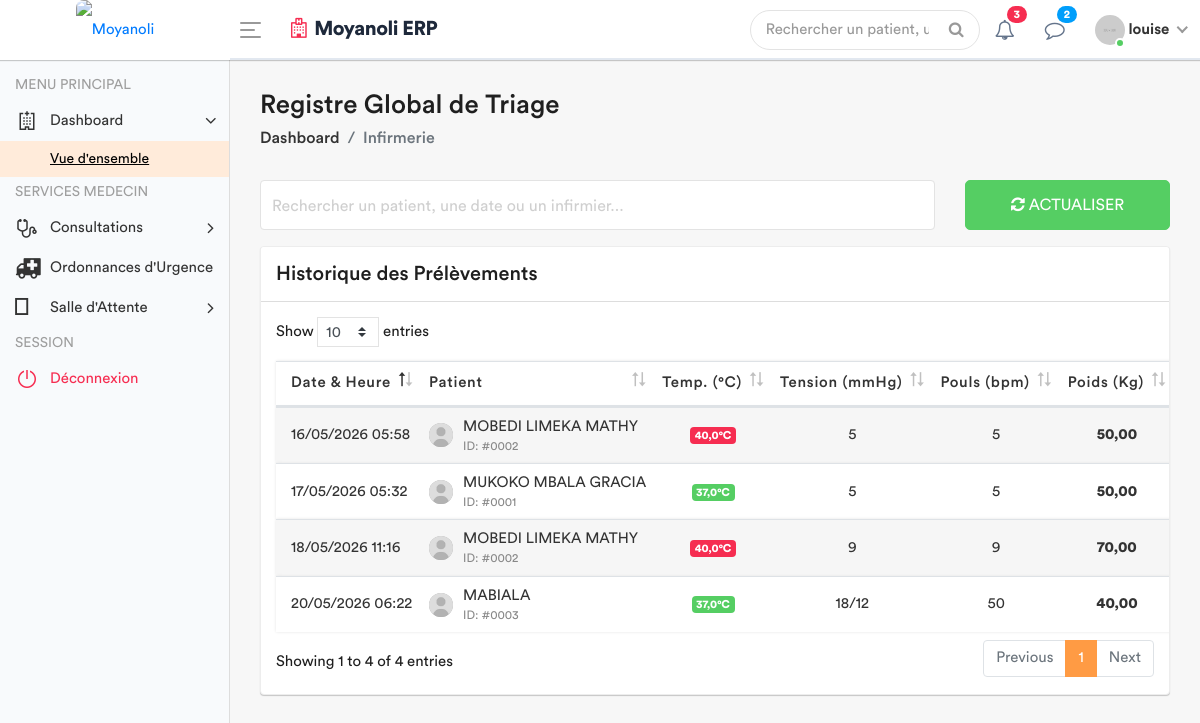
/infirmerie/registre-global/ (signed in), run on an earlier commit of the app's database.
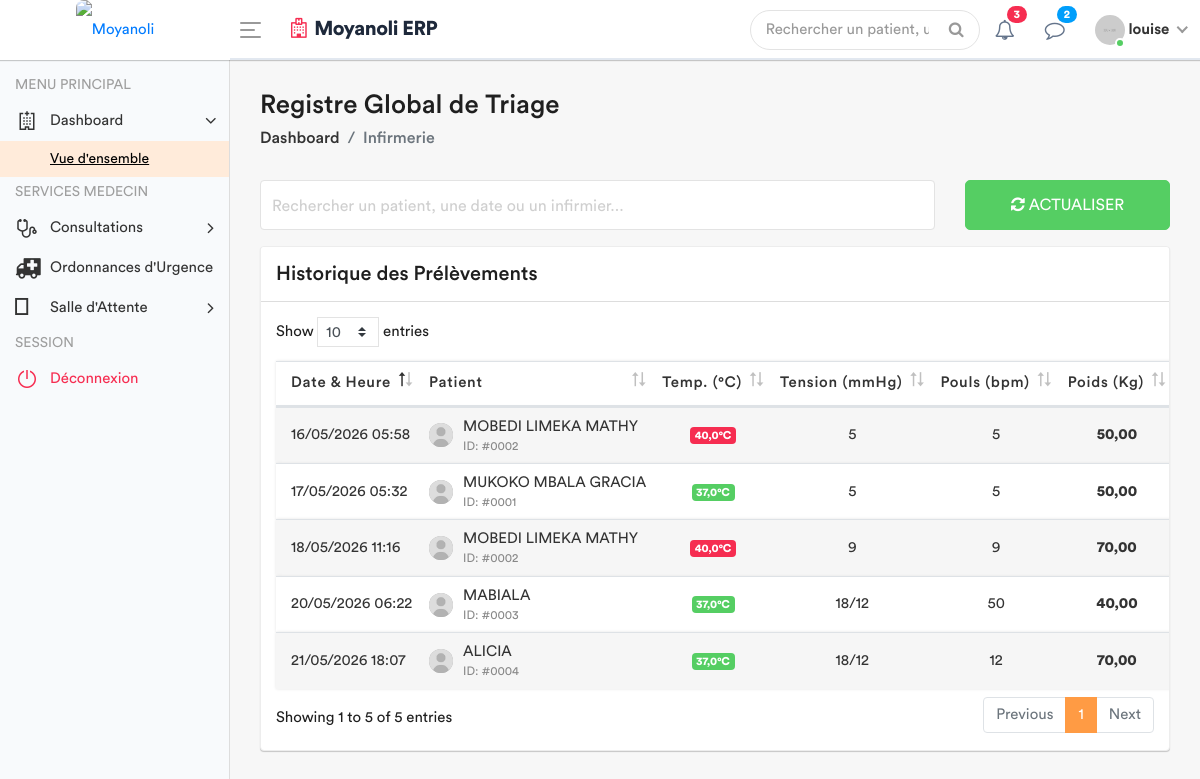
And on a later commit of the database.
### apps/models.py (models this page shows, shortened)
class SigneVital(models.Model):
    patient = models.ForeignKey(Patient, on_delete=models.CASCADE)
    temperature = models.DecimalField(max_digits=4, decimal_places=1)
    poids = models.DecimalField(max_digits=5, decimal_places=2)
    tension_arterielle = models.CharField(max_length=10)
    frequence_cardiaque = models.IntegerField()
    frequence_respiratoire = models.IntegerField(null=True, blank=True)
    saturation_oxygene = models.IntegerField(null=True, blank=True)
    date_prelevement = models.DateTimeField(default=timezone.now)
    infirmier = models.ForeignKey(User, on_delete=models.SET_NULL, null=True)
    est_consulte = models.BooleanField(default=False)

class Patient(models.Model):
    code_patient = models.CharField(max_length=20, unique=True, editable=False)
    noms = models.CharField(max_length=100)
    service = models.ForeignKey(
        Service,
        on_delete=models.PROTECT, # On empêche de supprimer un service s'il a des patients
        related_name='patients',
        null=True # Utile si tu as déjà des patients en base sans service
    )
    sexe = models.CharField(max_length=1, choices=[('M', 'Masculin'), ('F', 'Féminin')])
    age = models.CharField(max_length=30)
    adresse = models.TextField()
    telephone = models.CharField(max_length=20)
    fiche_payee = models.BooleanField(default=False)
    created_by = models.ForeignKey(User, on_delete=models.SET_NULL, null=True, related_name='patients_crees')
    date_creation = models.DateTimeField(auto_now_add=True)
    date_modification = models.DateTimeField(auto_now=True)

### apps/views.py (the view)
# urls.py: path('infirmerie/registre-global/', views.liste_globale_triage, name='liste_globale_triage'),
@login_required
def liste_globale_triage(request):
    historique_global = SigneVital.objects.select_related('patient', 'infirmier').all().order_by('-date_prelevement')
    role = Fonction.objects.filter(userKey=request.user).first()
    fonctionKey = role.fonctionKey.roleName if role else None
    context = {
        'fonctionKey': fonctionKey,
        'historique': historique_global,
    }
    return render(request, 'back-end/infirmerie/liste_globale_triage.html', context)

### apps/templates/back-end/infirmerie/liste_globale_triage.html (shortened to what the changed rows need)
<!DOCTYPE html>
{% load static %}
<html lang="fr">
    <head>
        {% include 'back-end/includes/css.html' %}
    </head>
    <body>
        <div class="main-wrapper">
            <div class="page-wrapper">
                <div class="content container-fluid">
                    <div class="row">
                        <div class="col-md-12">
                            <div class="card card-table">
                                <div class="card-body">
                                    <div class="table-responsive" style="padding: 15px;">
                                        <table class="table table-striped table-nowrap custom-table mb-0 datatable" id="triageTable">
                                            <thead>
                                                <tr>
                                                    <th>Date & Heure</th>
                                                    <th>Patient</th>
                                                    <th class="text-center">Temp. (°C)</th>
                                                    <th class="text-center">Tension (mmHg)</th>
                                                    <th class="text-center">Pouls (bpm)</th>
                                                    <th class="text-center">Poids (Kg)</th>
                                                </tr>
                                            </thead>
                                            <tbody>
                                                {% for signe in historique %}
                                                <tr>
                                                    <td>{{ signe.date_prelevement|date:"d/m/Y H:i" }}</td>
                                                    <td>
                                                        <h2 class="table-avatar">
                                                            <a href="#" class="avatar avatar-xs"><img src="{% static 'back-end/assets/img/user.jpg' %}" alt=""></a>
                                                            <a href="#">{{ signe.patient.noms }} <span>ID: #{{ signe.patient.id|stringformat:"04d" }}</span></a>
                                                        </h2>
                                                    </td>
                                                    <td class="text-center">
                                                        <span class="badge {% if signe.temperature >= 38 %}badge-danger{% elif signe.temperature < 36 %}badge-warning{% else %}badge-success{% endif %}">
                                                            {{ signe.temperature }}°C
                                                        </span>
                                                    </td>
                                                    <td class="text-center">{{ signe.tension_arterielle|default:"--" }}</td>
                                                    <td class="text-center">{{ signe.frequence_cardiaque|default:"--" }}</td>
                                                    <td class="text-center"><strong>{{ signe.poids }}</strong></td>
                                                </tr>
                                                {% empty %}
                                                <tr>
                                                    <td colspan="8" class="text-center text-muted py-4">Aucun prélèvement enregistré.</td>
                                                </tr>
                                                {% endfor %}
                                            </tbody>
                                        </table>
                                    </div>
                                </div>
                            </div>
                        </div>
                    </div>
                </div>
            </div>
        </div>
    </body>
</html>

What changed in the data, as far as the page shows it:
added SigneVital: date_prelevement "21/05/2026 18:07", patient.noms "ALICIA", patient.id "0004", temperature "37,0", tension_arterielle "18/12", frequence_cardiaque "12", poids "70,00"
Also different on the page:
text written by a page script: "Show entries Showing 1 to 4 of 4 entries Previous 1 Next" → "Show entries Showing 1 to 5 of 5 entries Previous 1 Next"
